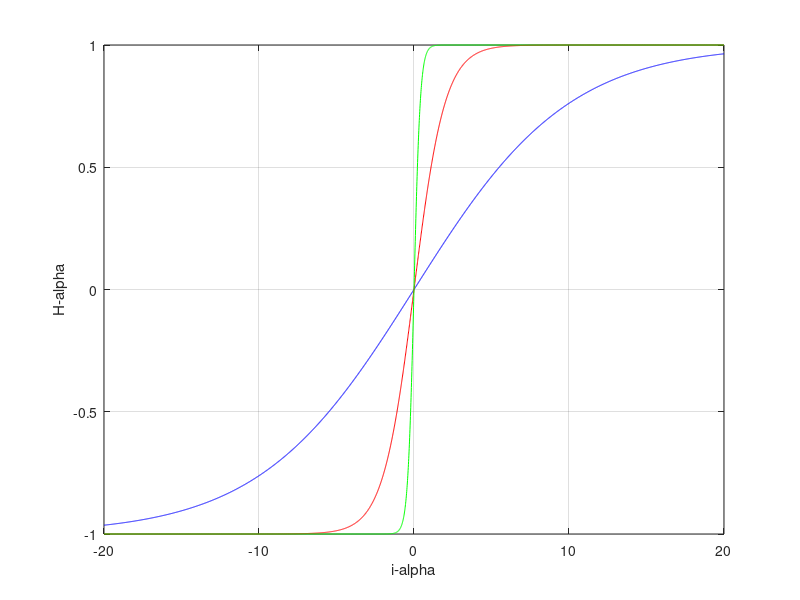

Here is the MATLAB script that generated this plot:
x=[-20:0.01:20];
y=2./(exp(-0.2*x)+1)-1;
y1=2./(exp(-1*x)+1)-1;
y2=2./(exp(-5*x)+1)-1;
plot(x,y,'b',x,y1,'r',x,y2,'g');
grid on
xlabel('i-alpha');
ylabel('H-alpha');
